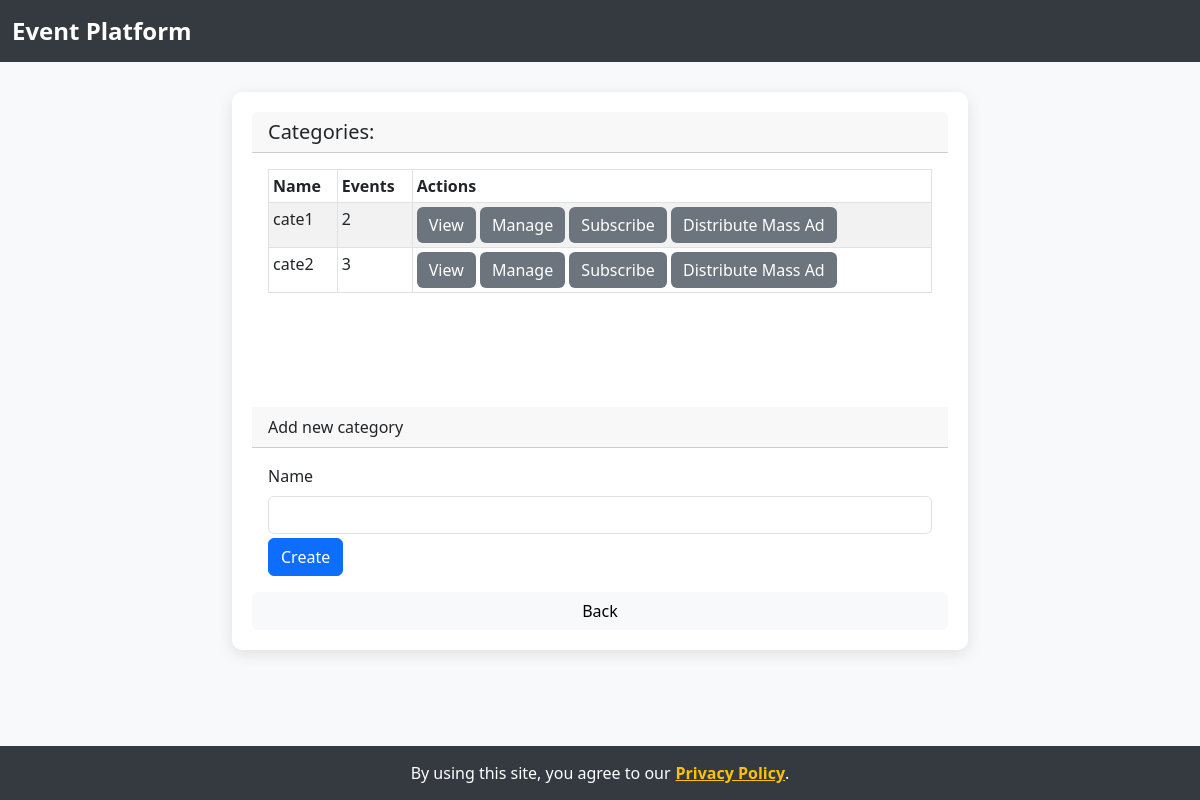
The page /categories on the database as committed earlier.
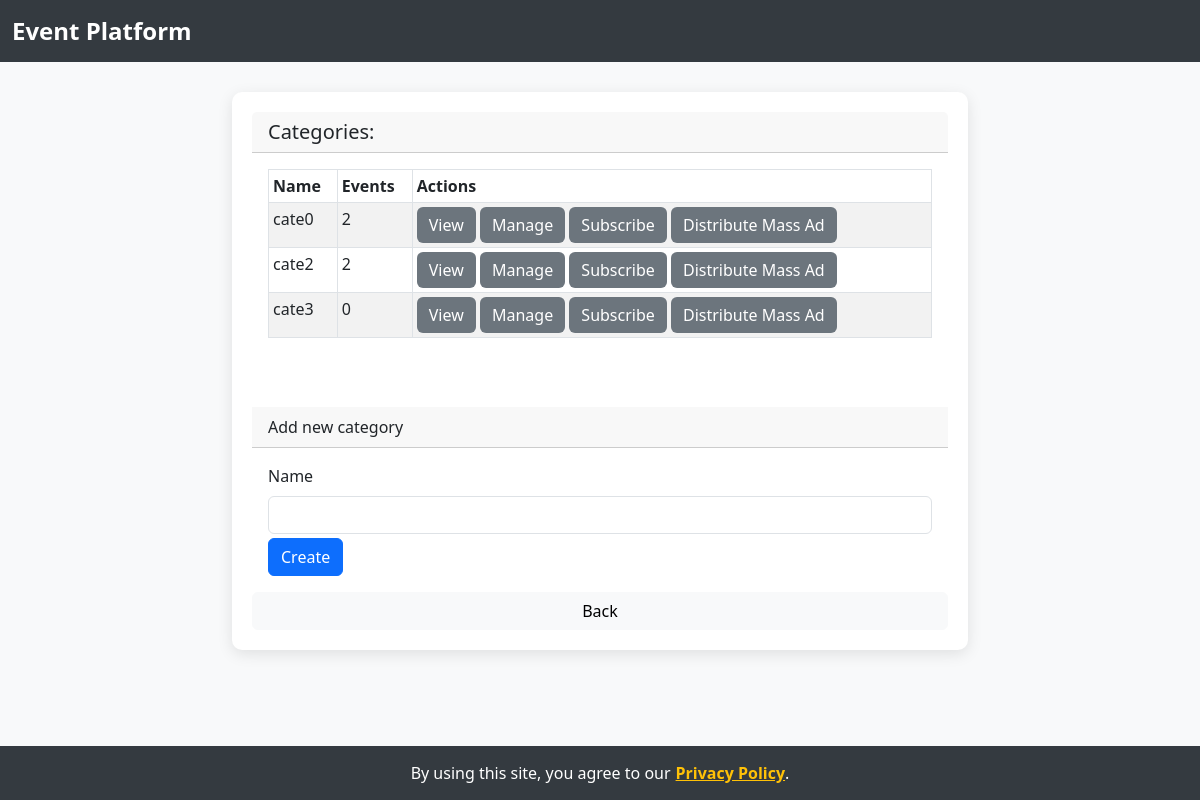
The same page on the database as committed later.
### model.py (models this page shows, shortened)
class Category(db.Model):
    id = db.Column(db.Integer, primary_key=True)
    name = db.Column(db.String(100))
    subscribers = db.relationship('Person', secondary=subs, lazy='subquery',
                                  backref=db.backref('subscriptions', lazy=True))
    moderators = db.relationship('Person', secondary=mods, lazy='subquery',
                                 backref=db.backref('moderates', lazy=True))
    events = db.relationship('Event', secondary=evts, lazy='subquery',
                             backref=db.backref('categories', lazy=True))

### app.py (the view)
    def wrapper(*args, **kwargs):
        try:
            return func(*args, **kwargs)
        except SecurityException as se:
            db.session.rollback()
            return render_template(se.page, security_violation = True, se_msg = se.msg, **se.params)
        except PrivacyException as pe:
            db.session.rollback()
            return render_template(pe.page, privacy_violation = True, priv_msg = pe.msg, **pe.params)

### app.py (called while the page is built)
def secure(func):
    def wrapper(*args, **kwargs):
        try:
            return func(*args, **kwargs)
        except SecurityException as se:
            db.session.rollback()
            return render_template(se.page, security_violation = True, se_msg = se.msg, **se.params)
        except PrivacyException as pe:
            db.session.rollback()
            return render_template(pe.page, privacy_violation = True, priv_msg = pe.msg, **pe.params)
    wrapper.__name__ = func.__name__
    return wrapper

@app.route('/categories')
@secure
def categories():
    from project import categories
    result=categories()
    if type(result) == Response:
        return result
    else:
        return render_template('categories.html', **result)

### dto.py (called while the page is built, shortened)
def _clear_cache():
    PersonDTO._cache = {}
    RoleDTO._cache = {}
    EventDTO._cache = {}
    CategoryDTO._cache = {}
    AdDTO._cache = {}

    def _clone(clone):
        if not clone.id in PersonDTO._cache:
            PersonDTO._cache[clone.id] = PersonDTO(clone.id,
                                                name=clone.name,
                                                surname=clone.surname,
                                                username=clone.username,
                                                password=clone.password,
                                                email=clone.email,
                                                gender=clone.gender)
        return PersonDTO._cache[clone.id]

    def _clones(clones):
        return list(map(lambda o: PersonDTO._clone(o),clones))

    def copy(copy, bulk=False):
        if isinstance(copy,AnonymousUserMixin):
            return copy

    def _clone(clone):
        if not clone.id in EventDTO._cache:
            EventDTO._cache[clone.id] = EventDTO(clone.id,
                                                title=clone.title,
                                                description=clone.description)
        return EventDTO._cache[clone.id]

    def _clones(clones):
        return list(map(lambda o: EventDTO._clone(o),clones))

    def _clone(clone):
        if not clone.id in CategoryDTO._cache:
            CategoryDTO._cache[clone.id] = CategoryDTO(clone.id,
                                                name=clone.name)
        return CategoryDTO._cache[clone.id]

    def _clones(clones):
        return list(map(lambda o: CategoryDTO._clone(o),clones))

### templates/categories.html
{% extends 'backable.html' %}
{% block content %}
<h5 class="card-header">Categories:</h5>
<div class="card-body">
  <div style="overflow: scroll; height: 222px;">
    <table id="categoriesTbl" class="table table-striped table-bordered table-hover table-sm table-responsive" cellspacing="0" width="100%">
      <thead>
        <tr>
          <th>Name</th>
          <th>Events</th>
          <th>Actions</th>
        </tr>
      </thead>
      <tbody>
        {% for c in categories %}
        <tr>
          <td>{{ c.name }}</td>
          <td>{{ c.events.__len__() }}</td>
          <td>
            <a href="{{ url_for('view_category', id=c.id) }}"><input type="submit" value="View"
            class="btn btn-secondary"></a>
            <a href="{{ url_for('edit_category', id=c.id) }}"><input type="submit" value="Manage"
            class="btn btn-secondary"></a>
            <a href="{{ url_for('subscribe', id=c.id) }}"><input type="submit" value="Subscribe" class="btn btn-secondary"></a>
            <a href="{{ url_for('send_mass_advertisement', id=c.id) }}"><input type="submit" value="Distribute Mass Ad" class="btn btn-secondary"></a>
          </td>
        </tr>
        {% endfor %}
      </tbody>
    </table>
  </div>
</div>
<div class="card-header">Add new category</div>
<div class="card-body">
  <div class="card-text">
    <form method='post' action={{ url_for('create_category') }}>
      <div class="form-group mb-1">
        <label for="name" class="form-label">Name</label>
        <input type="text" name="name" id="name" class="form-control">
      </div>
      <input type="submit" value="Create" class="btn btn-primary">
    </form>
  </div>
</div>
{% endblock %}

### templates/backable.html
{% extends 'template.html' %}
{% block main %}
    {% block content %}{% endblock %}
<button onclick="history.go(-1)" class="btn btn-light">Back</button>
{% endblock %}

### templates/template.html (shortened to what this page needs)
<!doctype html>
<html lang="en">
  <head>
    <link rel="stylesheet" href="/static/css/style.css">
  </head>
  <body>
    <header class="navbar navbar-light" id="navbar">
      <div class="container-fluid">
        <a class="navbar-brand" href="/">
          Event Platform
        </a>
      </div>
    </header>
    <div class="container">
      <div class="row">
        <div class="col-sm-8 offset-sm-2">
          <div class="card">
            {% block main %}{% endblock %}
          </div>
          <br/>
        </div>
      </div>
    </div>
    <div class="privacy-banner">
      By using this site, you agree to our<a href="#" data-bs-toggle="modal" data-bs-target="#privacyModal">Privacy Policy</a>.
    </div>
  </body>
</html>

### templates/template.html (style rules this page uses)
body { background-color: #f8f9fa; }
#navbar { background-color: #343a40; color: white; }
.navbar-brand { color: white; font-weight: bold; font-size: 1.5rem; }
.card { margin-top: 30px; border: none; border-radius: 10px; box-shadow: 0px 4px 15px rgba(0, 0, 0, 0.1); padding: 20px; background-color: white; }
.privacy-banner { position: fixed; bottom: 0; left: 0; right: 0; background-color: #343a40; color: white; padding: 15px; text-align: center; z-index: 1000; }
.privacy-banner a { color: #ffc107; font-weight: bold; text-decoration: underline; margin-left: 5px; }
.btn-secondary { background-color: #6c757d; border: none; }

Rows that differ between the two databases and show on the page:
changed Category: name "cate1" → "cate0"
computed for Category "cate2": events.__len__ "3" → "2"
added Category: name "cate3", events.__len__ "0"
